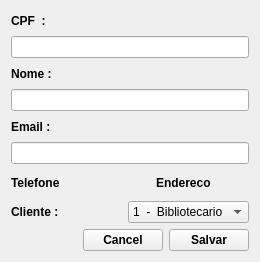
<?xml version="1.0" encoding="UTF-8"?>
<ui version="4.0">
 <class>CadastroUsuario</class>
 <widget class="QDialog" name="CadastroUsuario">
  <property name="geometry">
   <rect>
    <x>0</x>
    <y>0</y>
    <width>260</width>
    <height>262</height>
   </rect>
  </property>
  <property name="windowTitle">
   <string>Cadastro</string>
  </property>
  <property name="windowIcon">
   <iconset resource="arquivos.qrc">
    <normaloff>:/Arquivos/Imagens/usuario.png</normaloff>:/Arquivos/Imagens/usuario.png</iconset>
  </property>
  <layout class="QGridLayout" name="gridLayout_5">
   <item row="5" column="0">
    <layout class="QGridLayout" name="gridLayout_4">
     <item row="0" column="0">
      <widget class="QLabel" name="clienteLabel">
       <property name="font">
        <font>
         <weight>75</weight>
         <bold>true</bold>
        </font>
       </property>
       <property name="text">
        <string>Cliente :</string>
       </property>
      </widget>
     </item>
     <item row="0" column="1">
      <widget class="QComboBox" name="clienteComboBox">
       <property name="minimumSize">
        <size>
         <width>0</width>
         <height>0</height>
        </size>
       </property>
       <item>
        <property name="text">
         <string>1  -  Bibliotecario</string>
        </property>
       </item>
       <item>
        <property name="text">
         <string>2  -  Professor</string>
        </property>
       </item>
       <item>
        <property name="text">
         <string>3  -  Aluno</string>
        </property>
       </item>
      </widget>
     </item>
    </layout>
   </item>
   <item row="3" column="0">
    <layout class="QHBoxLayout" name="horizontalLayout_2">
     <item>
      <widget class="QLabel" name="telefoneLabel">
       <property name="minimumSize">
        <size>
         <width>0</width>
         <height>25</height>
        </size>
       </property>
       <property name="font">
        <font>
         <weight>75</weight>
         <bold>true</bold>
        </font>
       </property>
       <property name="text">
        <string>Telefone</string>
       </property>
      </widget>
     </item>
     <item>
      <widget class="QPushButton" name="pushButton_AdicionarTelefone">
       <property name="minimumSize">
        <size>
         <width>0</width>
         <height>25</height>
        </size>
       </property>
       <property name="layoutDirection">
        <enum>Qt::LeftToRight</enum>
       </property>
       <property name="styleSheet">
        <string notr="true">border: 0px solid grey;
text-align: left; </string>
       </property>
       <property name="text">
        <string/>
       </property>
       <property name="icon">
        <iconset resource="arquivos.qrc">
         <normaloff>:/Arquivos/Imagens/adicionar.png</normaloff>:/Arquivos/Imagens/adicionar.png</iconset>
       </property>
      </widget>
     </item>
     <item>
      <spacer name="horizontalSpacer_2">
       <property name="orientation">
        <enum>Qt::Horizontal</enum>
       </property>
       <property name="sizeHint" stdset="0">
        <size>
         <width>40</width>
         <height>20</height>
        </size>
       </property>
      </spacer>
     </item>
     <item>
      <widget class="QLabel" name="enderecoLabel">
       <property name="minimumSize">
        <size>
         <width>0</width>
         <height>25</height>
        </size>
       </property>
       <property name="font">
        <font>
         <weight>75</weight>
         <bold>true</bold>
        </font>
       </property>
       <property name="text">
        <string>Endereco</string>
       </property>
      </widget>
     </item>
     <item>
      <widget class="QPushButton" name="pushButton_AdicionarEndereco">
       <property name="minimumSize">
        <size>
         <width>0</width>
         <height>25</height>
        </size>
       </property>
       <property name="layoutDirection">
        <enum>Qt::LeftToRight</enum>
       </property>
       <property name="styleSheet">
        <string notr="true">border: 0px solid grey;
text-align: left; </string>
       </property>
       <property name="text">
        <string/>
       </property>
       <property name="icon">
        <iconset resource="arquivos.qrc">
         <normaloff>:/Arquivos/Imagens/adicionar.png</normaloff>:/Arquivos/Imagens/adicionar.png</iconset>
       </property>
      </widget>
     </item>
    </layout>
   </item>
   <item row="6" column="0">
    <layout class="QHBoxLayout" name="horizontalLayout">
     <item>
      <spacer name="horizontalSpacer">
       <property name="orientation">
        <enum>Qt::Horizontal</enum>
       </property>
       <property name="sizeHint" stdset="0">
        <size>
         <width>58</width>
         <height>20</height>
        </size>
       </property>
      </spacer>
     </item>
     <item>
      <widget class="QPushButton" name="pushButton_Cancelar">
       <property name="font">
        <font>
         <weight>75</weight>
         <bold>true</bold>
        </font>
       </property>
       <property name="text">
        <string>Cancel</string>
       </property>
       <property name="icon">
        <iconset resource="arquivos.qrc">
         <normaloff>:/Arquivos/Imagens/cancel.png</normaloff>:/Arquivos/Imagens/cancel.png</iconset>
       </property>
      </widget>
     </item>
     <item>
      <widget class="QPushButton" name="pushButton_Cadastrar">
       <property name="font">
        <font>
         <weight>75</weight>
         <bold>true</bold>
        </font>
       </property>
       <property name="text">
        <string>Salvar</string>
       </property>
       <property name="icon">
        <iconset resource="arquivos.qrc">
         <normaloff>:/Arquivos/Imagens/OK.png</normaloff>:/Arquivos/Imagens/OK.png</iconset>
       </property>
      </widget>
     </item>
    </layout>
   </item>
   <item row="0" column="0">
    <layout class="QGridLayout" name="gridLayout">
     <item row="0" column="0">
      <widget class="QLabel" name="cPFLabel">
       <property name="font">
        <font>
         <pointsize>9</pointsize>
         <weight>75</weight>
         <bold>true</bold>
        </font>
       </property>
       <property name="text">
        <string>CPF  :</string>
       </property>
      </widget>
     </item>
     <item row="1" column="0">
      <widget class="QLineEdit" name="cPFLineEdit"/>
     </item>
    </layout>
   </item>
   <item row="1" column="0">
    <layout class="QGridLayout" name="gridLayout_2">
     <item row="0" column="0">
      <widget class="QLabel" name="nomeLabel">
       <property name="font">
        <font>
         <pointsize>9</pointsize>
         <weight>75</weight>
         <bold>true</bold>
        </font>
       </property>
       <property name="text">
        <string>Nome :</string>
       </property>
      </widget>
     </item>
     <item row="1" column="0">
      <widget class="QLineEdit" name="nomeLineEdit"/>
     </item>
    </layout>
   </item>
   <item row="2" column="0">
    <layout class="QGridLayout" name="gridLayout_3">
     <item row="0" column="0">
      <widget class="QLabel" name="emailLabel">
       <property name="font">
        <font>
         <pointsize>9</pointsize>
         <weight>75</weight>
         <bold>true</bold>
        </font>
       </property>
       <property name="text">
        <string>Email :</string>
       </property>
      </widget>
     </item>
     <item row="1" column="0">
      <widget class="QLineEdit" name="emailLineEdit"/>
     </item>
    </layout>
   </item>
  </layout>
 </widget>
 <layoutdefault spacing="6" margin="11"/>
 <tabstops>
  <tabstop>clienteComboBox</tabstop>
  <tabstop>cPFLineEdit</tabstop>
  <tabstop>nomeLineEdit</tabstop>
  <tabstop>emailLineEdit</tabstop>
  <tabstop>pushButton_AdicionarTelefone</tabstop>
  <tabstop>pushButton_AdicionarEndereco</tabstop>
  <tabstop>pushButton_Cadastrar</tabstop>
  <tabstop>pushButton_Cancelar</tabstop>
 </tabstops>
 <resources>
  <include location="arquivos.qrc"/>
 </resources>
 <connections/>
</ui>
